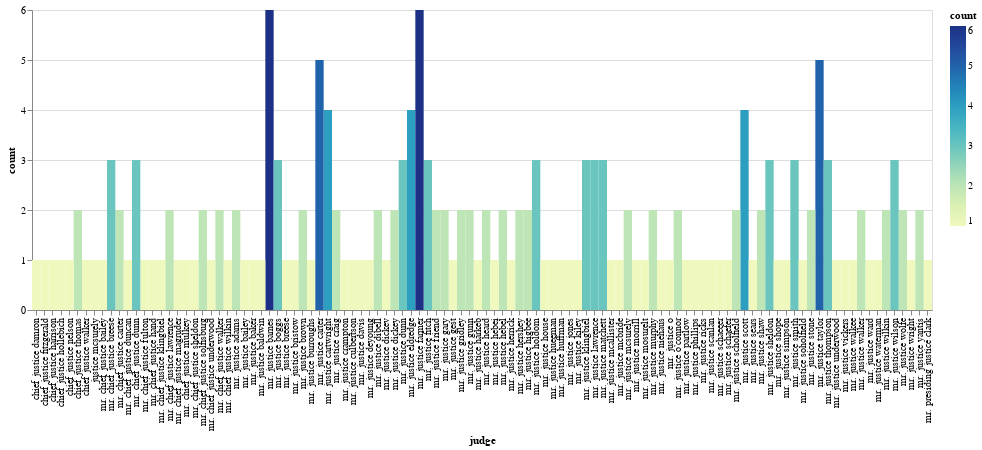

Here is the notebook cell this chart was saved with:
### Markdown cell above
##### Visualise the results

### Code cell
judge_occurrences = pd.DataFrame.from_dict(counter, orient='index').reset_index()
judge_occurrences = judge_occurrences.rename(columns={'index':'judge', 0:'count'})

alt.Chart(judge_occurrences).mark_rect().encode(
    x='judge:N',
    y=alt.Y(
        ('count:Q'), 
        sort=alt.EncodingSortField(field='count', op='sum', order='descending')),
    color='count:Q',
    tooltip=['judge']
).interactive().properties(width=900)

### Figure 1 — Vega-Lite specification as saved in the notebook (floating-point values rounded to 4 significant figures)
{"$schema": "https://vega.github.io/schema/vega-lite/v3.4.0.json", "config": {"mark": {"tooltip": null}, "view": {"height": 300, "width": 400}}, "data": {"name": "data-27f78d539fa8ae26236abcfaa07e271e"}, "datasets": {"data-27f78d539fa8ae26236abcfaa07e271e": [{"count": 6, "judge": "mr. justice barnes"}, {"count": 3, "judge": "mr. justice dunn"}, {"count": 1, "judge": "mr. justice simpson"}, {"count": 3, "judge": "mr. justice matchett"}, {"count": 3, "judge": "mr. justice holdom"}, {"count": 1, "judge": "mr. justice huffman"}, {"count": 2, "judge": "mr. justice o’connor"}, {"count": 1, "judge": "mr. justice ward"}, {"count": 2, "judge": "mr. chief justice carter"}, {"count": 2, "judge": "mr. justice hebel"}, {"count": 4, "judge": "mr. justice cartwright"}, {"count": 1, "judge": "mr. justice deyoung"}, {"count": 1, "judge": "mr. chief justice sheldon"}, {"count": 2, "judge": "mr. justice murphy"}, {"count": 4, "judge": "mr. justice scott"}, {"count": 1, "judge": "mr. justice hueeman"}, {"count": 2, "judge": "mr. chief justice walker"}, {"count": 3, "judge": "mr. justice fitch"}, {"count": 1, "judge": "mr. justice davis"}, {"count": 4, "judge": "mr. justice eldredge"}, {"count": 6, "judge": "mr. justice farmer"}, {"count": 3, "judge": "mr. justice smith"}, {"count": 1, "judge": "mr. justice dickev"}, {"count": 1, "judge": "mr. justice mosurelt"}, {"count": 2, "judge": "mr. chief justice solfisburg"}, {"count": 2, "judge": "mr. justice heard"}, {"count": 2, "judge": "chief justice thomas"}, {"count": 1, "judge": "chief justice damron"}, {"count": 2, "judge": "mr. justice walker"}, {"count": 1, "judge": "mr. justice phillips"}, {"count": 2, "judge": "mr. justice craig"}, {"count": 1, "judge": "mr. justice mcbride"}, {"count": 1, "judge": "mr. chief justice fulton"}, {"count": 1, "judge": "mr. chief justice hand"}, {"count": 5, "judge": "mr. justice taylor"}, {"count": 1, "judge": "mr. chief justice bailey"}, {"count": 2, "judge": "mr. justice mcsurely"}, {"count": 1, "judge": "mr. justice house"}, {"count": 2, "judge": "mr. justice dickey"}, {"count": 2, "judge": "mr. justice higbee"}, {"count": 1, "judge": "mr. justice harkeb"}, {"count": 3, "judge": "mr. chief justice dunn"}, {"count": 2, "judge": "mr. justice adams"}, {"count": 1, "judge": "mr. chief justice duncan"}, {"count": 1, "judge": "mr. justice crampton"}, {"count": 1, "judge": "mr. justice bristow"}, {"count": 1, "judge": "mr. chief justice magruder"}, {"count": 3, "judge": "mr. justice boggs"}, {"count": 2, "judge": "mr. justice gridley"}, {"count": 2, "judge": "mr. justice dibell"}, {"count": 2, "judge": "mr. justice stone"}, {"count": 2, "judge": "mr. justice wolfe"}, {"count": 1, "judge": "mr. justice kiley"}, {"count": 3, "judge": "mr. justice thompson"}, {"count": 1, "judge": "mr. justice sears"}, {"count": 1, "judge": "mr. justice wright"}, {"count": 2, "judge": "mr. justice shaw"}, {"count": 3, "judge": "mr. justice sheldon"}, {"count": 1, "judge": "mr. justice burroughs"}, {"count": 5, "judge": "mr. justice carter"}, {"count": 1, "judge": "mr. chief justice underwood"}, {"count": 1, "judge": "mr. justice bailey"}, {"count": 1, "judge": "mr. presiding justice clark"}, {"count": 1, "judge": "mr. justice baker"}, {"count": 2, "judge": "mr. justice brown"}, {"count": 1, "judge": "mr. justice herrick"}, {"count": 1, "judge": "mr. justice waterman"}, {"count": 1, "judge": "mr. justice underwood"}, {"count": 1, "judge": "chief justice fitzgerald"}, {"count": 3, "judge": "mr. justice lawrence"}, {"count": 2, "judge": "mr. justice wilkin"}, {"count": 1, "judge": "mr. justice culbertson"}, {"count": 2, "judge": "mr. justice hershey"}, {"count": 1, "judge": "chief justice walker"}, {"count": 1, "judge": "mr. justice hebei"}, {"count": 1, "judge": "mr. justice gest"}, {"count": 1, "judge": "mr. justice shope"}, {"count": 3, "judge": "mr. justice klingbiel"}, {"count": 2, "judge": "mr. justice friend"}, {"count": 3, "judge": "mr. justice wilson"}, {"count": 1, "judge": "chief justice hollebich"}, {"count": 1, "judge": "mr. justice schaefer"}, {"count": 2, "judge": "mr. justice gary"}, {"count": 1, "judge": "mr. justice morrill"}, {"count": 1, "judge": "mr. justice o"}, {"count": 1, "judge": "mr. chief justice mulkey"}, {"count": 1, "judge": "mr. justice vickers"}, {"count": 1, "judge": "chief justice nelson"}, {"count": 3, "judge": "mr. chief justice breese"}, {"count": 1, "judge": "mr. justice partlow"}, {"count": 2, "judge": "mr. justice gunn"}, {"count": 1, "judge": "justice mcsurely"}, {"count": 1, "judge": "mr. justice soholfield"}, {"count": 1, "judge": "mr. chief justice wilkin"}, {"count": 1, "judge": "mr. justice breese"}, {"count": 1, "judge": "mr. justice scanlan"}, {"count": 1, "judge": "mr. justice ricks"}, {"count": 2, "judge": "mr. chief justice lawrence"}, {"count": 1, "judge": "chief justice harrison"}, {"count": 1, "judge": "mr. justice jones"}, {"count": 1, "judge": "mr. justice schaeeer"}, {"count": 1, "judge": "mr. justice mcallister"}, {"count": 1, "judge": "mr. justice niehaus"}, {"count": 1, "judge": "mr. justice baldwin"}, {"count": 2, "judge": "mr. justice yantis"}, {"count": 2, "judge": "mr. justice scholfield"}, {"count": 1, "judge": "mr. justice walkee"}, {"count": 1, "judge": "mr. chief justice klingbiel"}]}, "encoding": {"color": {"field": "count", "type": "quantitative"}, "tooltip": [{"field": "judge", "type": "nominal"}], "x": {"field": "judge", "type": "nominal"}, "y": {"field": "count", "sort": {"field": "count", "op": "sum", "order": "descending"}, "type": "quantitative"}}, "mark": "rect", "selection": {"selector027": {"bind": "scales", "encodings": ["x", "y"], "type": "interval"}}, "width": 900}
